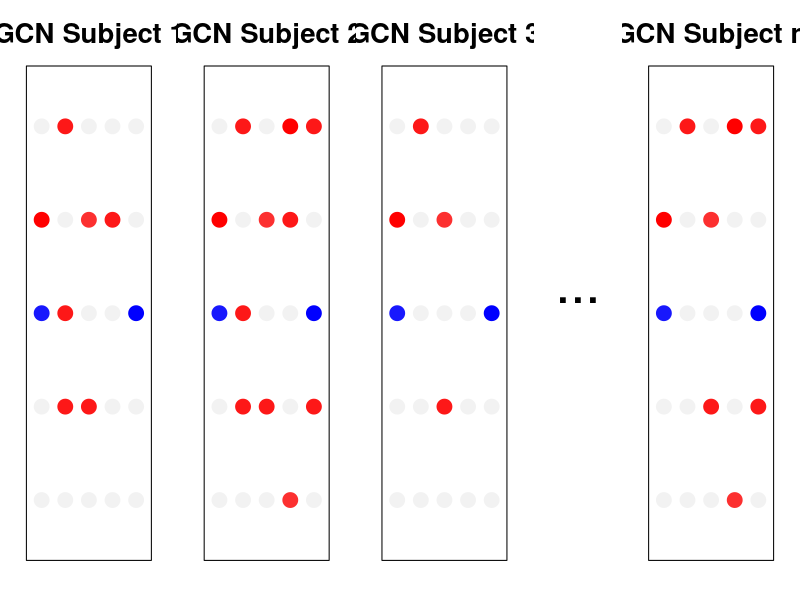
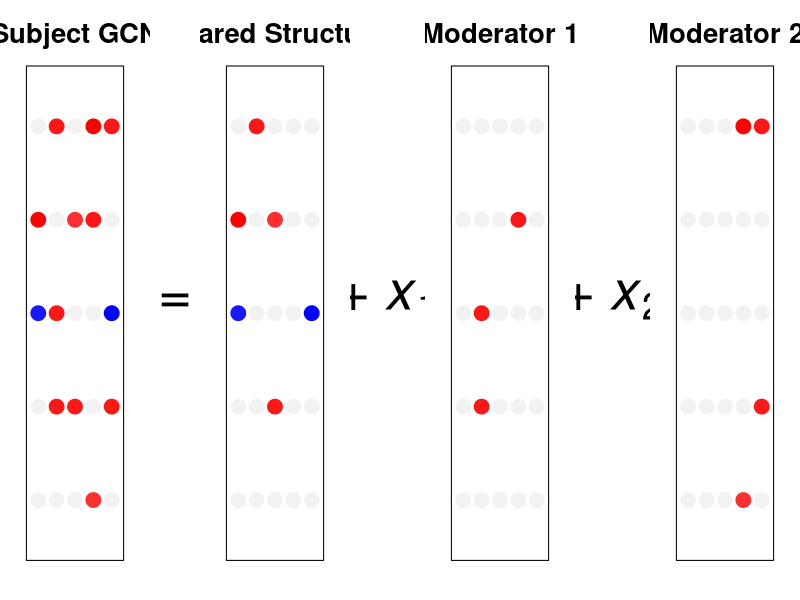
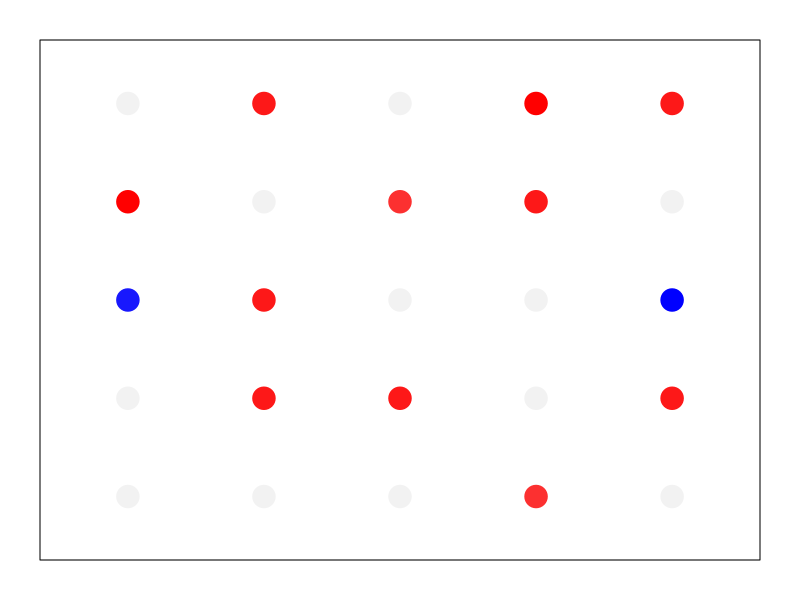

The R source for these figures, in order:
################################################################
################################################################
################################################################
plot.pdm = function(data, main, breaks = 21, diagonal = FALSE,
                    cex = 0.05, entryrange = NULL, cex.main){
  .d = dim(data)[1]
  
  
  if( is.null(entryrange)){
    entryrange = 0
    if(diagonal){
      entryrange = max(abs(data))
    }
    else{
      for(.i in 1:.d){
        for(.j in (1:.d)[-.i]){
          entryrange = max(entryrange, abs(data[.i,.j]))
        }
      }
    }
  }
  
  rbPal <- colorRampPalette(c('red',"gray95",'blue'))
  color <- rbPal(breaks)
  plot(1,1,
       col = "white",
       xlim = c(1 - 0.15*cex, .d+ 0.15*cex),
       ylim = c(1 - 0.15*cex, .d+ 0.15*cex),
       xlab = "Row Index",
       ylab = "Column Index",
       xaxt = "none",
       yaxt = "none",
       main = main,
       cex.main = cex.main)
  #axis(2, at = c(seq(from = 1, to = .d, length.out = 5)), 
  #     labels = c(seq(from = .d, to = 1, length.out = 5)))
  #axis(1, at = seq(from = 1, to = .d, length.out = 5), 
  #     labels = c(seq(from = 1, to = .d, length.out = 5)))
  
  for(.i in 1:.d){
    if(diagonal){
      for(.j in 1:.d){
        colorindex = floor( breaks*(data[.i,.j] + entryrange)/(2*entryrange) + 0.99 )
        points(x= c(.j), y= c(.d-.i+1), col = color[colorindex], 
               pch = 19, cex = cex)
      }
    } else {
      for(.j in (1:.d)[-.i]){
        colorindex = floor( breaks*(data[.i,.j] + entryrange)/(2*entryrange) + 0.99 )
        points(x= c(.j), y= c(.d-.i+1), col = color[colorindex], 
               pch = 19, cex = cex)
      }
    }
  }
}


################################################################
################################################################

cbPalette <- c("#999999", "#E69F00", "#56B4E9", 
               "#009E73", "#F0E442", "#0072B2", 
               "#D55E00", "#CC79A7")
d <- 5
mag <- runif(d^2, 3,4) * (2 * rbinom(d^2,1,0.5) - 1)


MJ <- mag * matrix(
  c(0,1,1,0,0,
    1,0,0,0,0,
    0,1,0,1,0,
    0,0,0,0,0,
    0,0,1,0,0), ncol = 5, byrow = FALSE)
MM1 <- mag * matrix(
  c(0,0,0,0,0,
    0,0,1,1,0,
    0,0,0,0,0,
    0,1,0,0,0,
    0,0,0,0,0), ncol = 5, byrow = FALSE)
MM2 <- mag * matrix(
  c(0,0,0,0,0,
    0,0,0,0,0,
    0,0,0,0,0,
    1,0,0,0,1,
    1,0,0,1,0), ncol = 5, byrow = FALSE)


M1 <- (MJ + MM1) 
M2 <- (MJ + MM1 + MM2)
M3 <- (MJ) 
M4 <- (MJ + MM2)


#############################
#############################
#############################
## Networks of N subjects.
layout(matrix(c(1,2,3,4,5), nrow = 1), widths = c(2,2,2,1,2))
par(mar = c(3,2,5,2))
plot.pdm(
  M1, main = "GCN Subject 1", breaks = 21, diagonal = TRUE,
  cex = 3, entryrange = c(-4,4), cex.main = 2.5)
plot.pdm(
  M2, main = "GCN Subject 2", breaks = 21, diagonal = TRUE,
  cex = 3, entryrange = c(-4,4), cex.main = 2.5)
plot.pdm(
  M3, main = "GCN Subject 3", breaks = 21, diagonal = TRUE,
  cex = 3, entryrange = c(-4,4), cex.main = 2.5)

par(mar = c(0,0,0,0))
plot.new()
text(0.5, 0.5, "...", cex = 5)

par(mar = c(3,2,5,2))
plot.pdm(
  M4, main = "GCN Subject n", breaks = 21, diagonal = TRUE,
  cex = 3, entryrange = c(-4,4), cex.main = 2.5)




#############################
#############################
#############################
## Decomposition of Subject 2 network:
layout(matrix(c(1:7), nrow = 1), widths = c(3,1,3,1.5,3,1.5,3))
par(mar = c(3,2,5,2))
plot.pdm(
  M2, main = "Subject GCN", breaks = 21, diagonal = TRUE,
  cex = 3, entryrange = c(-4,4), cex.main = 2.5)
par(mar = c(0,0,0,0))
plot.new()
text(0.5, 0.5, "=", cex = 5)
par(mar = c(3,2,5,2))

plot.pdm(
  M3, main = "Shared Structure", breaks = 21, diagonal = TRUE,
  cex = 3, entryrange = c(-4,4), cex.main = 2.5)
par(mar = c(0,0,0,0))
plot.new()
text(0.5, 0.5, expression(paste("+ ",italic(x[1]))), cex = 5)
par(mar = c(3,2,5,2))

plot.pdm(
  MM1, main = "Moderator 1", breaks = 21, diagonal = TRUE,
  cex = 3, entryrange = c(-4,4), cex.main = 2.5)

par(mar = c(0,0,0,0))
plot.new()
text(0.5, 0.5, expression(paste("+ ",italic(x[2]))), cex = 5)
par(mar = c(3,2,5,2))

plot.pdm(
  MM2, main = "Moderator 2", breaks = 21, diagonal = TRUE,
  cex = 3, entryrange = c(-4,4), cex.main = 2.5)





#############################
#############################
#############################
## Subject 2 network
par(mfrow = c(1,1), mar = c(2,2,2,2))
plot.pdm(
  M2, main = "", breaks = 21, diagonal = TRUE,
  cex = 3, entryrange = c(-4,4), cex.main = 2.5)
